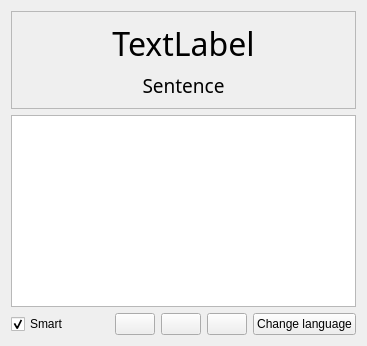
          <widget class="QWidget" name="tab_7">
           <attribute name="title">
            <string>Select the correct translation</string>
           </attribute>
           <layout class="QGridLayout" name="gridLayout_14">
            <item row="0" column="0">
             <layout class="QVBoxLayout" name="verticalLayout_3">
              <item>
               <widget class="QFrame" name="frame_3">
                <property name="frameShape">
                 <enum>QFrame::StyledPanel</enum>
                </property>
                <property name="frameShadow">
                 <enum>QFrame::Raised</enum>
                </property>
                <layout class="QGridLayout" name="gridLayout_5">
                 <item row="0" column="0">
                  <widget class="QLabel" name="mainVord">
                   <property name="font">
                    <font>
                     <family>Arial AMU</family>
                     <pointsize>24</pointsize>
                    </font>
                   </property>
                   <property name="text">
                    <string>TextLabel</string>
                   </property>
                   <property name="alignment">
                    <set>Qt::AlignCenter</set>
                   </property>
                  </widget>
                 </item>
                 <item row="1" column="0">
                  <widget class="QLabel" name="SimpleSintence">
                   <property name="font">
                    <font>
                     <family>Arial AMU</family>
                     <pointsize>14</pointsize>
                    </font>
                   </property>
                   <property name="text">
                    <string>Sentence</string>
                   </property>
                   <property name="alignment">
                    <set>Qt::AlignCenter</set>
                   </property>
                  </widget>
                 </item>
                </layout>
               </widget>
              </item>
              <item>
               <widget class="QListWidget" name="algo_2_list">
                <property name="font">
                 <font>
                  <family>Arial AMU</family>
                  <pointsize>24</pointsize>
                 </font>
                </property>
                <property name="cursor" stdset="0">
                 <cursorShape>PointingHandCursor</cursorShape>
                </property>
                <property name="textElideMode">
                 <enum>Qt::ElideMiddle</enum>
                </property>
                <property name="flow">
                 <enum>QListView::TopToBottom</enum>
                </property>
               </widget>
              </item>
              <item>
               <layout class="QHBoxLayout" name="horizontalLayout_2">
                <item>
                 <widget class="QCheckBox" name="checkBox">
                  <property name="text">
                   <string>Smart</string>
                  </property>
                  <property name="checked">
                   <bool>true</bool>
                  </property>
                 </widget>
                </item>
                <item>
                 <spacer name="horizontalSpacer_5">
                  <property name="orientation">
                   <enum>Qt::Horizontal</enum>
                  </property>
                  <property name="sizeHint" stdset="0">
                   <size>
                    <width>40</width>
                    <height>20</height>
                   </size>
                  </property>
                 </spacer>
                </item>
                <item>
                 <widget class="QPushButton" name="play_Randword">
                  <property name="text">
                   <string/>
                  </property>
                  <property name="icon">
                   <iconset resource="resurce.qrc">
                    <normaloff>:/images/media_player.png</normaloff>:/images/media_player.png</iconset>
                  </property>
                 </widget>
                </item>
                <item>
                 <widget class="QPushButton" name="voice_of">
                  <property name="text">
                   <string/>
                  </property>
                  <property name="icon">
                   <iconset resource="resurce.qrc">
                    <normaloff>:/images/speaker.ico</normaloff>:/images/speaker.ico</iconset>
                  </property>
                 </widget>
                </item>
                <item>
                 <widget class="QPushButton" name="voice_on">
                  <property name="text">
                   <string/>
                  </property>
                  <property name="icon">
                   <iconset resource="resurce.qrc">
                    <normaloff>:/images/sound.png</normaloff>:/images/sound.png</iconset>
                  </property>
                 </widget>
                </item>
                <item>
                 <widget class="QPushButton" name="changelanguage">
                  <property name="text">
                   <string>Change language</string>
                  </property>
                 </widget>
                </item>
               </layout>
              </item>
             </layout>
            </item>
           </layout>
          </widget>
